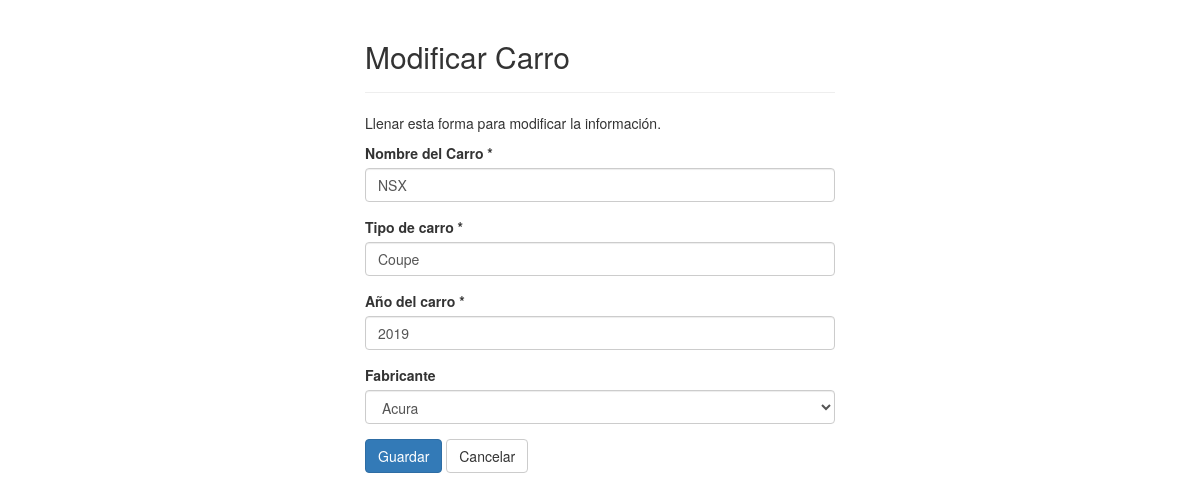
/index.php?act=form&id=1, run on the app's committed database.
### tables this page shows
CREATE TABLE `cars` (
  `id` int(11) NOT NULL,
  `name` varchar(30) NOT NULL,
  `type` varchar(30) NOT NULL,
  `year` int(11) NOT NULL,
  `manufacturer_id` int(11) NOT NULL
);

CREATE TABLE `manufacturers` (
  `id` int(11) NOT NULL,
  `code` varchar(15) NOT NULL,
  `name` varchar(25) NOT NULL
);

### index.php (called while the page is built)
<?php
	require_once  'controller/carsController.php';
    $controller = new carsController();
    $controller->mvcHandler();
?>

### model/car.php (called while the page is built, shortened)
<?php
class Car
{
    private $dbConnection;
    function __construct($consetup)
    {
        $this->dbConnection = new dbConn($consetup);
    }
    public function retrieveRecord($id)
    {
        try
        {
            $dbConnect = $this->dbConnection->open_db();
            $query=$dbConnect->prepare("SELECT * FROM cars WHERE id=?");
            $query->bind_param("i",$id);
            $query->execute();
            $res=$query->get_result();
            $this->dbConnection->close_db();
            return $res;
        }
        catch(Exception $e)
        {
            $this->close_db();
            throw $e;
        }
    }
}
?>

### config.php (called while the page is built)
<?php
class config
{
	function __construct() {
		$this->host = "localhost";
		$this->user  = "root";
		$this->pass = "adminpass";
		$this->db = "phpmvctarea";
	}
}
?>

### libs/dbConn.php (called while the page is built, shortened)
<?php
	class dbConn
	{
	    private $host,$user,$pass,$db;
		function __construct($consetup)
		{
			$this->host = $consetup->host;
			$this->user = $consetup->user;
			$this->pass =  $consetup->pass;
			$this->db = $consetup->db;
		}
		public function open_db()
		{
			$this->condb=new mysqli($this->host,$this->user,$this->pass,$this->db);
			return $this->condb;
		}
	}
?>

### model/manufacturer.php (called while the page is built, shortened)
<?php
class Manufacturer
{
    private $dbConnection;
    function __construct($consetup)
    {
        $this->dbConnection = new dbConn($consetup);
    }
    public function retrieveRecords()
    {
        try
        {
            $resultArray= array();
            $dbConnect = $this->dbConnection->open_db();
            $query=$dbConnect->prepare("SELECT * FROM manufacturers");
            $query->execute();
            $res=$query->get_result();
            $this->dbConnection->close_db();
            while($row = $res->fetch_assoc()){
                $resultArray[]=$row;
            }
            return $resultArray;
        }
        catch(Exception $e)
        {
            $this->close_db();
            throw $e;
        }
    }
}
?>

### view/form.php (the view, shortened to what this page needs)
<!DOCTYPE html>
<html lang="en">
<head>
    <link rel="stylesheet" href="~/../libs/bootstrap.css">
    <link rel="stylesheet" href="~/../libs/styles.css">
</head>
<body>
    <div class="wrapperF">
        <div class="container-fluid">
            <div class="row">
                <div class="col-md-12">
                    <div class="page-header">
                        <h2><?php echo is_null($id_car) ? 'Agregar Nuevo Carro': 'Modificar Carro'; ?></h2>
                    </div>
                    <p>Llenar esta forma para <?php echo is_null($id_car)? 'agregar':'modificar';?> la información.</p>
                    <form name="insertForm" action="index.php?act=<?php echo is_null($id_car)?'add':'update';?>" onsubmit="return validateForm()" method="post" >
                        <div id="carNameDiv" class="form-group">
                            <label>Nombre del Carro *</label>
                            <input type="text" name="carName" class="form-control" value="<?php echo $carName; ?>">
                        </div>
                        <div id="carTypeDiv" class="form-group">
                            <label>Tipo de carro * </label>
                            <input type="text" name="carType" class="form-control" value="<?php echo $carType; ?>">
                        </div>
                        <div id="carYearDiv" class="form-group">
                            <label>Año del carro *</label>
                            <input type="text" name="carYear" class="form-control" value="<?php echo $carYear; ?>" onkeypress="return onlyNumbers(this);">
                        </div>
                        <div class="form-group">
                            <label>Fabricante</label>
                            <select name="manufacturerID" class="form-control"  >
                                <?php
                                foreach($resultManufacturer as $row) {
                                    echo '<option value="'.$row['id'].'" '.(($row['id'] == $carManufacturer) ? 'selected = "selected"':'').'>'.$row['name'].'</option>';
                                }
                                ?>
                            </select>
                        </div>
                        <input type="submit" name="addbtn" class="btn btn-primary" value="Guardar">
                        <a href="index.php" class="btn btn-default">Cancelar</a>
                    </form>
                </div>
            </div>
        </div>
    </div>
</body>
</html>

### libs/styles.css (style rules this page uses)
.wrapperF { width: 500px; margin: 0 auto; }
.page-header h2 { margin-top: 0; }

### data on the page
cars: carName "NSX", carType "Coupe", carYear "2019", manufacturerID "Acura"
